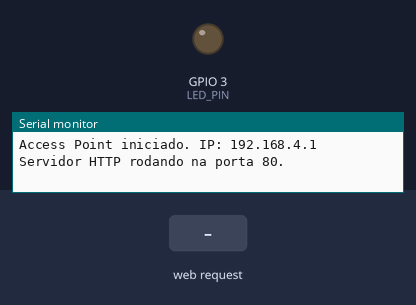
A sketch run on a simulated ESP32-C3. Shown: output pins drawn as LEDs (lit = HIGH), the last lines printed to the serial monitor. Inputs (shaded band) come from the test bench.

Above: at 1.2 s.
1.3 s: HTTP request GET /led?val=1 received
At 2.0 s:
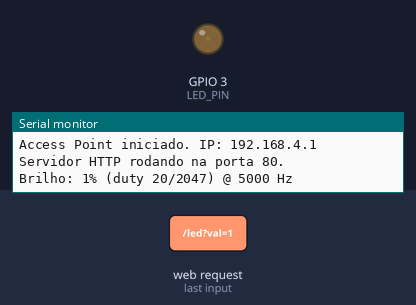
2.8 s: HTTP request GET /led?val=120 received
At 3.1 s:
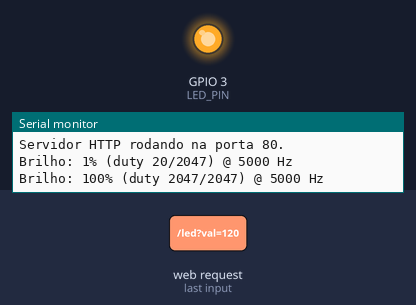
4.3 s: HTTP request GET /led?val=1&hz=1 received
At 5.4 s:
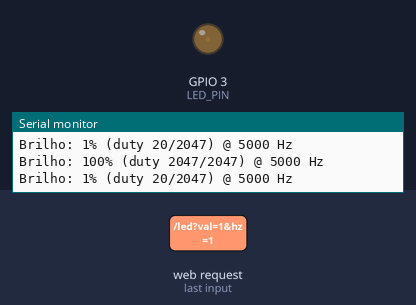
5.8 s: HTTP request GET /led?val=120&hz=120 received
At 6.6 s:
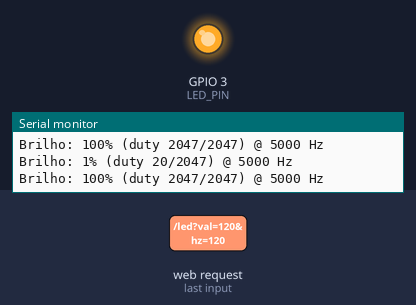
Timing chart, 0 to 8.3 s (numbered marks = the images above; inputs shaded):
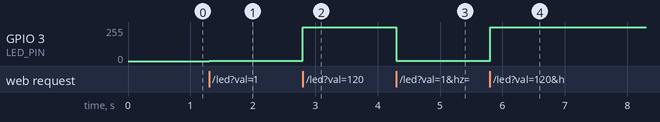

The sketch:

led_pwm_ESP32.ino
```cpp
#include <WiFi.h>
#include <WebServer.h>
#include "interface.h"

// Hardware: GPIO3 --[220-330 ohm]--|>|-- GND  (LED externo)
WebServer server(80);

const int LED_PIN  = 3;
const int LED_RES  = 11;              // resolucao do duty: 0..2047 (cabe no clock do LEDC do C3)
const int MAX_DUTY = (1 << LED_RES) - 1;

int ledFreq  = 5000;                  // Hz, configuravel pela interface
int ledNivel = 0;                     // brilho em % (0..100)

void aplicarBrilho() {
    int duty = map(ledNivel, 0, 100, 0, MAX_DUTY);  // regra de 3
    ledcWrite(LED_PIN, duty);
}

void setup() {
    Serial.begin(115200);

    if (!ledcAttach(LED_PIN, ledFreq, LED_RES))   // LEDC: timer + canal em hardware
        Serial.println("FALHA no ledcAttach (reduza freq/resolucao)");
    aplicarBrilho();

    WiFi.softAP("LED_PWM_ESP32_Fialho");
    Serial.print("Access Point iniciado. IP: ");
    Serial.println(WiFi.softAPIP());

    server.on("/", HTTP_GET, []() {
        server.send(200, "text/html", HTML_INTERFACE);
    });
    server.on("/led", HTTP_GET, handleLed);
    server.on("/freq", HTTP_GET, handleFreq);

    server.begin();
    Serial.println("Servidor HTTP rodando na porta 80.");
}

void loop() {
    server.handleClient();
}

// /led?val=0..100  -> ajusta o brilho (duty cycle)
void handleLed() {
    ledNivel = constrain(server.arg("val").toInt(), 0, 100);
    aplicarBrilho();
    Serial.printf("Brilho: %d%% (duty %d/%d) @ %d Hz\n",
                  ledNivel, map(ledNivel, 0, 100, 0, MAX_DUTY), MAX_DUTY, ledFreq);
    server.send(200, "text/plain", "ok");
}

// /freq?hz=...  -> reconfigura a frequencia do PWM (teste de flicker)
void handleFreq() {
    ledFreq = constrain(server.arg("hz").toInt(), 10, 8000);  // limite seguro p/ a resolucao
    ledcChangeFrequency(LED_PIN, ledFreq, LED_RES);
    aplicarBrilho();                  // reaplica o duty apos trocar a frequencia
    Serial.printf("Frequencia PWM: %d Hz\n", ledFreq);
    server.send(200, "text/plain", String(ledFreq));
}
```

interface.h
```cpp
#include <pgmspace.h>

const char HTML_INTERFACE[] PROGMEM = R"rawliteral(
<!DOCTYPE html>
<html lang="pt-BR">
<head>
    <meta charset="UTF-8">
    <meta name="viewport" content="width=device-width, initial-scale=1.0">
    <title>Controle de LED por PWM - ESP32</title>
    <style>
        :root {
            --bg-color: #eef2f5;
            --card-bg: #ffffff;
            --poli-blue: #003A70;
            --poli-yellow: #FFB81C;
            --text-main: #333333;
            --muted: #6c757d;
        }
        * { box-sizing: border-box; }
        body {
            font-family: 'Segoe UI', Tahoma, Geneva, Verdana, sans-serif;
            text-align: center; margin: 0; padding: 40px 16px;
            background-color: var(--bg-color); color: var(--text-main);
        }
        .container {
            background: var(--card-bg); padding: 32px 28px; border-radius: 16px;
            display: inline-block; box-shadow: 0 10px 25px rgba(0,58,112,0.15);
            max-width: 460px; width: 100%;
        }
        h2 { margin: 0 0 4px; color: var(--poli-blue); font-size: 24px; }
        .subtitle { color: var(--muted); font-size: 13px; margin-bottom: 28px; }

        .label-row {
            display: flex; justify-content: space-between; align-items: baseline;
            margin-bottom: 10px; font-size: 15px;
        }
        .valor { font-family: monospace; font-size: 26px; font-weight: bold; color: var(--poli-blue); }

        input[type=range] {
            -webkit-appearance: none; width: 100%; height: 14px; border-radius: 8px;
            background: linear-gradient(90deg, var(--poli-blue), var(--poli-yellow));
            outline: none; margin: 6px 0 4px;
        }
        input[type=range]::-webkit-slider-thumb {
            -webkit-appearance: none; width: 34px; height: 34px; border-radius: 50%;
            background: var(--poli-blue); border: 3px solid #fff;
            box-shadow: 0 2px 6px rgba(0,0,0,0.3); cursor: pointer;
        }
        input[type=range]::-moz-range-thumb {
            width: 34px; height: 34px; border-radius: 50%; background: var(--poli-blue);
            border: 3px solid #fff; cursor: pointer;
        }

        .section { margin-top: 30px; text-align: left; }
        .section > span { font-size: 15px; }
        .freq-grid { display: flex; flex-wrap: wrap; gap: 10px; margin-top: 12px; }
        .freq-btn {
            flex: 1 1 70px; padding: 12px 8px; font-size: 15px; font-weight: bold;
            cursor: pointer; background: #fff; color: var(--poli-blue);
            border: 2px solid var(--poli-blue); border-radius: 10px; transition: all .2s;
        }
        .freq-btn:hover { background: var(--poli-yellow); border-color: var(--poli-yellow); }
        .freq-btn.active { background: var(--poli-blue); color: #fff; }

        .custom-row { display: flex; gap: 10px; margin-top: 12px; }
        .custom-row input {
            flex: 1; padding: 12px; font-size: 15px; text-align: center;
            border: 2px solid #ccc; border-radius: 10px; font-family: monospace;
        }
        .custom-row button {
            padding: 12px 16px; font-weight: bold; cursor: pointer; border-radius: 10px;
            background: var(--poli-blue); color: #fff; border: 2px solid var(--poli-blue);
        }
        .hint {
            margin-top: 18px; font-size: 13px; color: var(--muted); font-style: italic;
            border-top: 1px dashed #ccc; padding-top: 14px;
        }
        .hint b { color: var(--poli-blue); }
    </style>
</head>
<body>
    <div class="container">
        <h2>Controle de Intensidade do LED</h2>
        <div class="subtitle">PWM por hardware (LEDC) &middot; ESP32-C3 &middot; GPIO3</div>

        <div class="label-row">
            <span>Brilho</span>
            <span class="valor"><span id="valBrilho">0</span>%</span>
        </div>
        <input type="range" id="brilho" min="0" max="100" value="0">
        <div class="label-row" style="margin-top:2px; color:var(--muted); font-size:12px;">
            <span>Min</span><span>Max</span>
        </div>

        <div class="section">
            <span>Frequência do PWM: <b id="freqAtual" style="color:var(--poli-blue)">5 kHz</b></span>
            <div class="freq-grid">
                <button class="freq-btn" onclick="setFreq(60,this)">60 Hz</button>
                <button class="freq-btn" onclick="setFreq(100,this)">100 Hz</button>
                <button class="freq-btn" onclick="setFreq(200,this)">200 Hz</button>
                <button class="freq-btn" onclick="setFreq(1000,this)">1 kHz</button>
                <button class="freq-btn active" onclick="setFreq(5000,this)">5 kHz</button>
            </div>
            <div class="custom-row">
                <input type="number" id="freqCustom" min="10" max="8000" placeholder="custom (Hz)">
                <button onclick="setFreqCustom()">OK</button>
            </div>
        </div>

        <div class="hint">
            Abaixe a frequência (ex.: <b>60-100 Hz</b>) para enxergar a
            <b>cintilação (flicker)</b>; em <b>kHz</b> o olho vê brilho contínuo.
        </div>
    </div>

    <script>
        const slider   = document.getElementById('brilho');
        const valLabel = document.getElementById('valBrilho');

        // Evita acumular requisicoes durante o arrasto do slider
        let inflight = false, pendente = null;
        function enviarBrilho(v) {
            if (inflight) { pendente = v; return; }
            inflight = true;
            fetch('/led?val=' + v).finally(() => {
                inflight = false;
                if (pendente !== null) { const p = pendente; pendente = null; enviarBrilho(p); }
            });
        }
        slider.addEventListener('input', () => {
            valLabel.innerText = slider.value;
            enviarBrilho(slider.value);
        });

        function rotuloFreq(hz) { return hz >= 1000 ? (hz / 1000) + ' kHz' : hz + ' Hz'; }

        function setFreq(hz, btn) {
            fetch('/freq?hz=' + hz);
            document.querySelectorAll('.freq-btn').forEach(b => b.classList.remove('active'));
            if (btn) btn.classList.add('active');
            document.getElementById('freqAtual').innerText = rotuloFreq(hz);
        }

        function setFreqCustom() {
            let hz = parseInt(document.getElementById('freqCustom').value);
            if (isNaN(hz) || hz < 10 || hz > 8000) { alert('Frequência válida: 10 a 8000 Hz.'); return; }
            setFreq(hz, null);
            document.querySelectorAll('.freq-btn').forEach(b => b.classList.remove('active'));
        }
    </script>
</body>
</html>
)rawliteral";
```

Measured:
- after the input at 1.3 s, GPIO 3 (LED_PIN): 0/255 → 2/255 at once
- after the input at 2.8 s, GPIO 3 (LED_PIN): 2/255 → 255/255 at once
- after the input at 4.3 s, GPIO 3 (LED_PIN): 255/255 → 2/255 at once
- after the input at 5.8 s, GPIO 3 (LED_PIN): 2/255 → 255/255 at once
